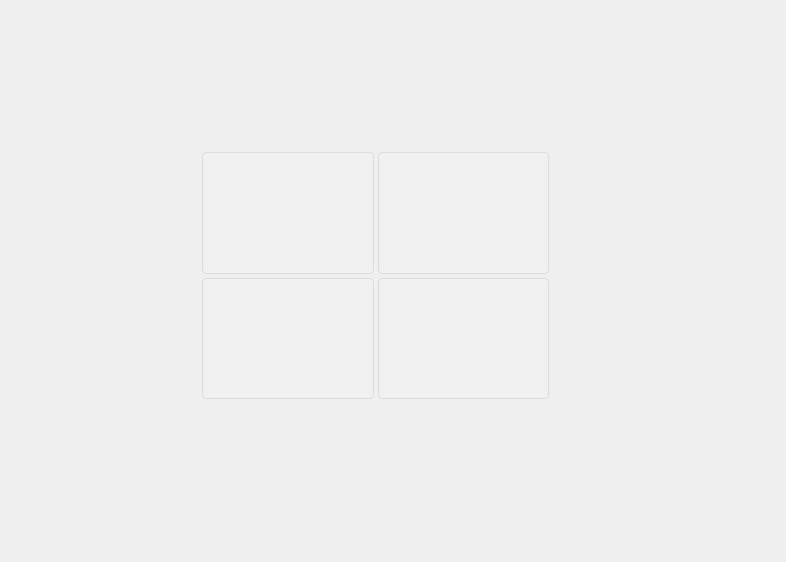
<?xml version="1.0" encoding="UTF-8"?>
<ui version="4.0">
 <class>puzzleMainWidget</class>
 <widget class="QWidget" name="puzzleMainWidget">
  <property name="geometry">
   <rect>
    <x>0</x>
    <y>0</y>
    <width>786</width>
    <height>562</height>
   </rect>
  </property>
  <property name="windowTitle">
   <string>Form</string>
  </property>
  <widget class="QWidget" name="gridLayoutWidget">
   <property name="geometry">
    <rect>
     <x>200</x>
     <y>150</y>
     <width>351</width>
     <height>251</height>
    </rect>
   </property>
   <layout class="QGridLayout" name="gridLayout">
    <property name="spacing">
     <number>0</number>
    </property>
    <item row="0" column="0">
     <widget class="QLabel" name="container_1">
      <property name="styleSheet">
       <string notr="true"> background-color: #f0f0f0;
        border: 1px solid #dcdcdc;
        border-radius: 4px;
        padding: 4px;
        margin: 1.5px;
        font-size: 20px;
        font-weight: bold;</string>
      </property>
      <property name="text">
       <string/>
      </property>
     </widget>
    </item>
    <item row="0" column="1">
     <widget class="QLabel" name="container_2">
      <property name="styleSheet">
       <string notr="true"> background-color: #f0f0f0;
        border: 1px solid #dcdcdc;
        border-radius: 4px;
        padding: 4px;
        margin: 1.5px;
        font-size: 20px;
        font-weight: bold;</string>
      </property>
      <property name="text">
       <string/>
      </property>
     </widget>
    </item>
    <item row="1" column="1">
     <widget class="QLabel" name="container_4">
      <property name="styleSheet">
       <string notr="true"> background-color: #f0f0f0;
        border: 1px solid #dcdcdc;
        border-radius: 4px;
        padding: 4px;
        margin: 1.5px;
        font-size: 20px;
        font-weight: bold;</string>
      </property>
      <property name="text">
       <string/>
      </property>
     </widget>
    </item>
    <item row="1" column="0">
     <widget class="QLabel" name="container_3">
      <property name="styleSheet">
       <string notr="true"> background-color: #f0f0f0;
        border: 1px solid #dcdcdc;
        border-radius: 4px;
        padding: 4px;
        margin: 1.5px;
        font-size: 20px;
        font-weight: bold;</string>
      </property>
      <property name="text">
       <string/>
      </property>
     </widget>
    </item>
   </layout>
  </widget>
 </widget>
 <resources/>
 <connections/>
</ui>
